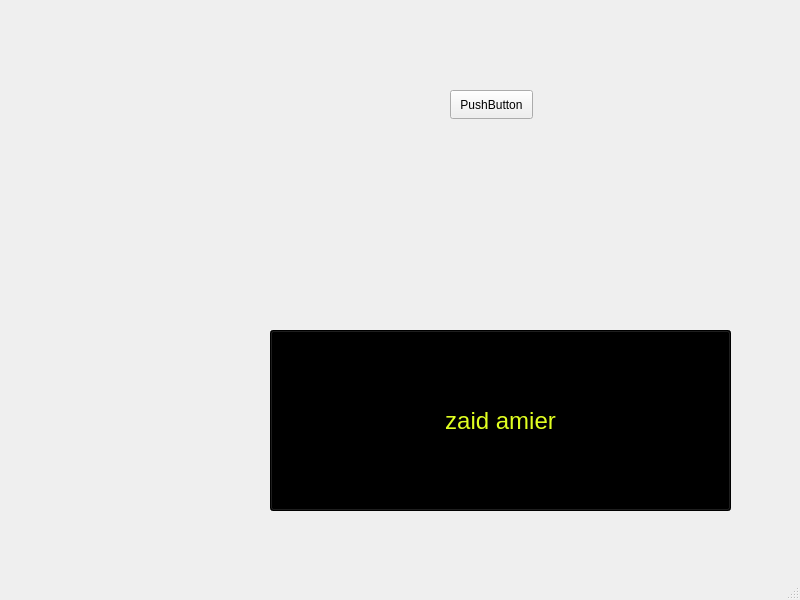
<?xml version="1.0" encoding="UTF-8"?>
<ui version="4.0">
 <class>MainWindow</class>
 <widget class="QMainWindow" name="MainWindow">
  <property name="geometry">
   <rect>
    <x>0</x>
    <y>0</y>
    <width>800</width>
    <height>600</height>
   </rect>
  </property>
  <property name="windowTitle">
   <string>MainWindow</string>
  </property>
  <property name="styleSheet">
   <string notr="true"/>
  </property>
  <widget class="QWidget" name="centralwidget">
   <widget class="QPushButton" name="pushButton">
    <property name="geometry">
     <rect>
      <x>450</x>
      <y>90</y>
      <width>83</width>
      <height>29</height>
     </rect>
    </property>
    <property name="text">
     <string>PushButton</string>
    </property>
   </widget>
   <widget class="RippleButton" name="pushButton_2">
    <property name="geometry">
     <rect>
      <x>270</x>
      <y>330</y>
      <width>461</width>
      <height>181</height>
     </rect>
    </property>
    <property name="font">
     <font>
      <pointsize>18</pointsize>
     </font>
    </property>
    <property name="styleSheet">
     <string notr="true">background-color: rgb(0, 0, 0);
color: rgb(225, 255, 33);</string>
    </property>
    <property name="text">
     <string>zaid amier</string>
    </property>
    <property name="flat">
     <bool>false</bool>
    </property>
   </widget>
  </widget>
  <widget class="QMenuBar" name="menubar">
   <property name="geometry">
    <rect>
     <x>0</x>
     <y>0</y>
     <width>800</width>
     <height>25</height>
    </rect>
   </property>
  </widget>
  <widget class="QStatusBar" name="statusbar"/>
 </widget>
 <customwidgets>
  <customwidget>
   <class>RippleButton</class>
   <extends>QPushButton</extends>
   <header>ripplebutton.hpp</header>
  </customwidget>
 </customwidgets>
 <resources/>
 <connections/>
</ui>
